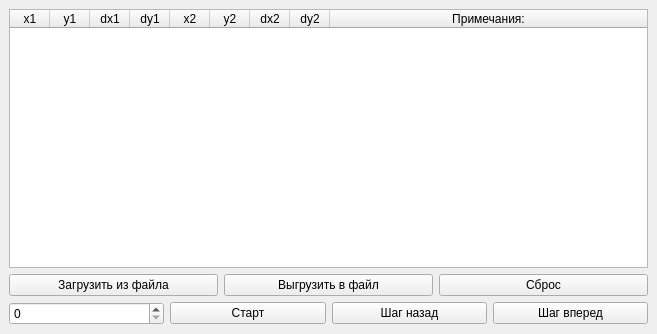
<?xml version="1.0" encoding="UTF-8"?>
<ui version="4.0">
 <class>SettingsWindow</class>
 <widget class="QMainWindow" name="SettingsWindow">
  <property name="geometry">
   <rect>
    <x>0</x>
    <y>0</y>
    <width>657</width>
    <height>334</height>
   </rect>
  </property>
  <property name="windowTitle">
   <string>Лабораторная работа 2: Окно настроек</string>
  </property>
  <widget class="QWidget" name="centralwidget">
   <layout class="QVBoxLayout" name="verticalLayout">
    <item>
     <widget class="QTableWidget" name="table">
      <property name="rowCount">
       <number>0</number>
      </property>
      <attribute name="horizontalHeaderDefaultSectionSize">
       <number>40</number>
      </attribute>
      <attribute name="horizontalHeaderMinimumSectionSize">
       <number>30</number>
      </attribute>
      <attribute name="horizontalHeaderStretchLastSection">
       <bool>true</bool>
      </attribute>
      <column>
       <property name="text">
        <string>x1</string>
       </property>
      </column>
      <column>
       <property name="text">
        <string>y1</string>
       </property>
      </column>
      <column>
       <property name="text">
        <string>dx1</string>
       </property>
      </column>
      <column>
       <property name="text">
        <string>dy1</string>
       </property>
      </column>
      <column>
       <property name="text">
        <string>x2</string>
       </property>
      </column>
      <column>
       <property name="text">
        <string>y2</string>
       </property>
      </column>
      <column>
       <property name="text">
        <string>dx2</string>
       </property>
      </column>
      <column>
       <property name="text">
        <string>dy2</string>
       </property>
      </column>
      <column>
       <property name="text">
        <string>Примечания:</string>
       </property>
      </column>
     </widget>
    </item>
    <item>
     <layout class="QHBoxLayout" name="horizontalLayout">
      <item>
       <widget class="QPushButton" name="loadButton">
        <property name="text">
         <string>Загрузить из файла</string>
        </property>
       </widget>
      </item>
      <item>
       <widget class="QPushButton" name="saveButton">
        <property name="text">
         <string>Выгрузить в файл</string>
        </property>
       </widget>
      </item>
      <item>
       <widget class="QPushButton" name="resetButton">
        <property name="text">
         <string>Сброс</string>
        </property>
       </widget>
      </item>
     </layout>
    </item>
    <item>
     <layout class="QHBoxLayout" name="horizontalLayout_2">
      <item>
       <widget class="QSpinBox" name="spinBox_buttons"/>
      </item>
      <item>
       <widget class="QPushButton" name="startButton">
        <property name="text">
         <string>Старт</string>
        </property>
       </widget>
      </item>
      <item>
       <widget class="QPushButton" name="previousButton">
        <property name="text">
         <string>Шаг назад</string>
        </property>
       </widget>
      </item>
      <item>
       <widget class="QPushButton" name="nextButton">
        <property name="text">
         <string>Шаг вперед</string>
        </property>
       </widget>
      </item>
     </layout>
    </item>
   </layout>
  </widget>
 </widget>
 <resources/>
 <connections/>
</ui>
